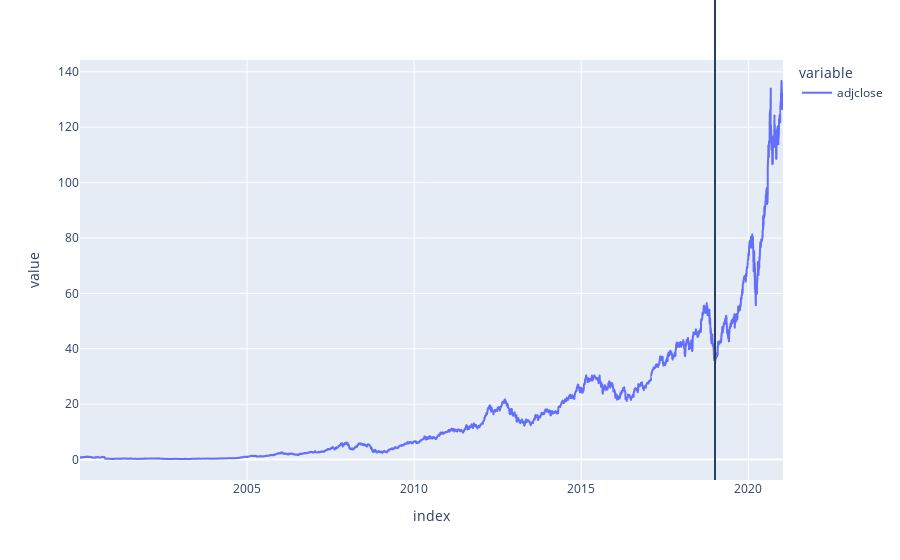

Notebook code for this chart:
### Markdown cell above
<div class='alert alert-block alert-success'>
    <b></b>Then added a line signalling the date of a report being released
    </div>

### Code cell
fig.update_layout(
        shapes=[
            dict(
              type= 'line',
              yref= 'paper', y0= 0, y1= 90,
              xref= 'x', x0= '2019-01-01' , x1 = '2019-01-01'
            )
        ]
)

### Figure 1 — Plotly figure (JSON) as saved in the notebook; plotly's stock layout.template omitted (floating-point values rounded to 4 significant figures; data arrays with more than 128 entries replaced by an {"elided": "..."} marker saying what was removed)
{"data": [{"hovertemplate": "variable=adjclose<br>index=%{x}<br>value=%{y}<extra></extra>", "legendgroup": "adjclose", "line": {"color": "#636efa", "dash": "solid"}, "mode": "lines", "name": "adjclose", "showlegend": true, "type": "scattergl", "x": {"elided": "5292 str values"}, "xaxis": "x", "y": {"elided": "5292 float values"}, "yaxis": "y"}], "layout": {"legend": {"title": {"text": "variable"}, "tracegroupgap": 0}, "margin": {"t": 60}, "shapes": [{"type": "line", "x0": "2019-01-01", "x1": "2019-01-01", "xref": "x", "y0": 0, "y1": 90, "yref": "paper"}], "xaxis": {"anchor": "y", "domain": [0, 1], "title": {"text": "index"}}, "yaxis": {"anchor": "x", "domain": [0, 1], "title": {"text": "value"}}}}
